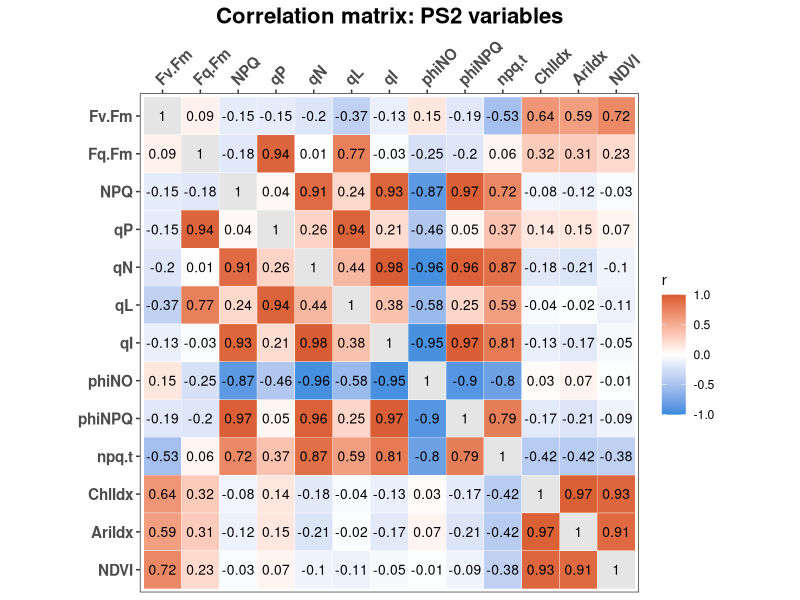
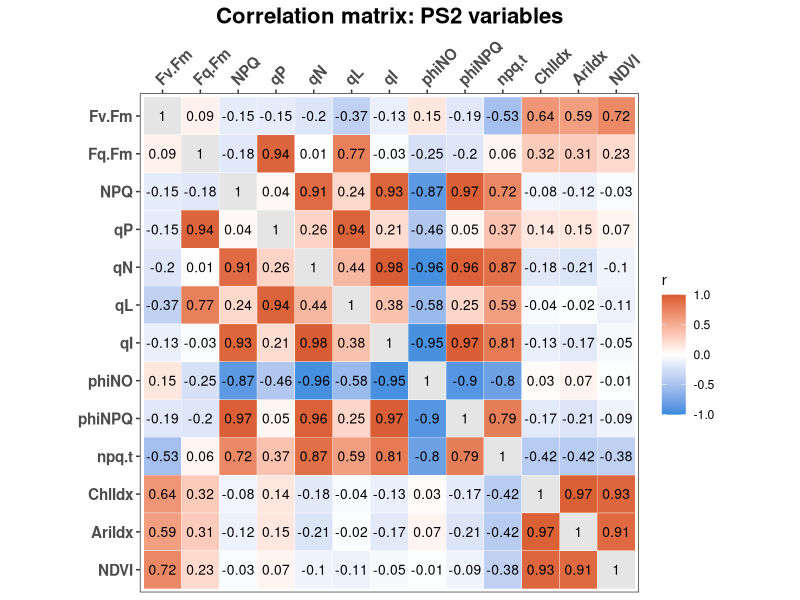

Write the R code that produced these figures, in order. (Note: this script raises an error after producing the figures.)
##################################################################################
## Predict which variables explain 2010 vs 2014
## For both sites
## Author Daniel Anstett
## 
## 
## Written July 2026
###################################################################################
#Import libraries
library(tidyverse)
library(randomForest)

#Import Data
PS2_all <- read_csv("data/PS2_all.csv")
PS2_all <- PS2_all %>% mutate(Treatment = factor(Treatment, levels = c("20%", "40%", "60%", "80%", "100%")),
    Timepoint = factor(Timepoint, levels = c("Early", "Late")))

###############################################################################
## Correlation matrix for PS2 variables
###############################################################################

corr_vars <- c("Fv.Fm", "Fq.Fm", "NPQ", "qP", "qN", "qL", "qI",
               "phiNO", "phiNPQ", "npq.t", "ChlIdx", "AriIdx", "NDVI")

r_corr <- PS2_all %>%
  dplyr::select(all_of(corr_vars)) %>%
  cor(use = "pairwise.complete.obs")

print(r_corr)


###############################################################################
## Correlation heatmap
###############################################################################
library(reshape2)

#Reshape r_corr (matrix) into long format for ggplot
r_corr_long <- melt(r_corr, varnames = c("Var1", "Var2"), value.name = "Correlation")

#Mask diagonal (self-correlations = 1) so they don't get colored
r_corr_long <- r_corr_long %>%
  mutate(Correlation_plot = ifelse(Var1 == Var2, NA, Correlation))

#Set factor levels: X axis left-to-right in corr_vars order, Y axis top-to-bottom in corr_vars order
r_corr_long <- r_corr_long %>%
  mutate(Var1 = factor(Var1, levels = corr_vars),
         Var2 = factor(Var2, levels = rev(corr_vars)))

p_heatmap <- ggplot(r_corr_long, aes(x = Var1, y = Var2, fill = Correlation_plot)) +
  geom_tile(color = "white") +
  geom_text(aes(label = round(Correlation, 2)), size = 3.5) +
  scale_fill_gradient2(low = "#378ADD", mid = "white", high = "#D85A30",
                       midpoint = 0, limit = c(-1, 1), name = "r",
                       na.value = "grey90") +
  scale_x_discrete(position = "top") +
  labs(x = NULL, y = NULL, title = "Correlation matrix: PS2 variables") +
  theme_bw() +
  theme(
    axis.text.x = element_text(angle = 45, hjust = 0, vjust = 0, size = 11, face = "bold"),
    axis.text.y = element_text(size = 11, face = "bold"),
    plot.title = element_text(size = 16, face = "bold", hjust = 0.5),
    panel.grid = element_blank()
  ) +
  coord_fixed()

p_heatmap

ggsave("graphs/multi_join/booklets/correlation_heatmap.pdf", plot = p_heatmap, width = 9, height = 8, units = "in")


###################### Predict year based on trait data #########################

#Make sure Year is a proper binary factor (2010 vs 2014)
PS2_all <- PS2_all %>%
  mutate(Year = factor(Year, levels = c(2010, 2014)))

#Break up Sites
PS2_cali <- PS2_all %>% filter(Site == "SCalifornia")
PS2_oregon <- PS2_all %>% filter(Site == "Oregon")

glm_cali <- glm(Year ~ Fv.Fm + Fq.Fm + NPQ + npq.t + ChlIdx,family=binomial,data=PS2_cali)
summary(glm_cali)

glm_oregon <- glm(Year ~ Fv.Fm + Fq.Fm + NPQ + npq.t + ChlIdx,family=binomial,data=PS2_oregon)
summary(glm_oregon)


###############################################################################
## Random forest variable importance — MeanDecreaseAccuracy, separate by Site
###############################################################################

df_cali   <- PS2_all %>% filter(Site == "SCalifornia")
df_oregon <- PS2_all %>% filter(Site == "Oregon")  # confirm exact label first
set.seed(123)

rf_cali <- randomForest(
  Year ~ Fv.Fm + Fq.Fm + NPQ + npq.t + ChlIdx,
  data = df_cali,
  importance = TRUE
)

rf_oregon <- randomForest(
  Year ~ Fv.Fm + Fq.Fm + NPQ + npq.t + ChlIdx,
  data = df_oregon,
  importance = TRUE
)


#Extract importance values into tidy data frames
imp_cali <- as.data.frame(importance(rf_cali)) %>%
  mutate(Variable = rownames(.), Site = "California")

imp_oregon <- as.data.frame(importance(rf_oregon)) %>%
  mutate(Variable = rownames(.), Site = "Oregon")

#--- California plot ---
p_importance_cali <- imp_cali %>%
  ggplot(aes(x = reorder(Variable, MeanDecreaseAccuracy), y = MeanDecreaseAccuracy)) +
  geom_col(fill = "#378ADD") +
  coord_flip() +
  labs(x = NULL, y = "Mean decrease in accuracy",
       title = "Random forest variable importance: California") +
  theme_bw() +
  theme(
    axis.text.x = element_text(size = 12, face = "bold"),
    axis.text.y = element_text(size = 12, face = "bold"),
    axis.title.x = element_text(size = 14, face = "bold"),
    plot.title = element_text(size = 16, face = "bold", hjust = 0.5)
  )

p_importance_cali

ggsave("graphs/multi_join/booklets/rf_importance_california.pdf", plot = p_importance_cali, width = 7, height = 5, units = "in")

#--- Oregon plot ---
p_importance_oregon <- imp_oregon %>%
  ggplot(aes(x = reorder(Variable, MeanDecreaseAccuracy), y = MeanDecreaseAccuracy)) +
  geom_col(fill = "#378ADD") +
  coord_flip() +
  labs(x = NULL, y = "Mean decrease in accuracy",
       title = "Random forest variable importance: Oregon") +
  theme_bw() +
  theme(
    axis.text.x = element_text(size = 12, face = "bold"),
    axis.text.y = element_text(size = 12, face = "bold"),
    axis.title.x = element_text(size = 14, face = "bold"),
    plot.title = element_text(size = 16, face = "bold", hjust = 0.5)
  )

p_importance_oregon

ggsave("graphs/multi_join/booklets/rf_importance_oregon.pdf", plot = p_importance_oregon, width = 7, height = 5, units = "in")



###############################################################################
## XY Graphs
###############################################################################
#Specific xy plots, cholrophy, anthosyenin, on FV.Fm
lm1 <-lm(Fv.Fm~ChlIdx,data=PS2_all)
summary(lm1) #P<0.001

lm1 <-lm(Fv.Fm~AriIdx,data=PS2_all)
summary(lm1) # 0.00692

### Graphs 

#--- Fv.Fm ~ ChlIdx ---
p_chl <- PS2_all %>%
  ggplot(aes(x = ChlIdx, y = Fv.Fm)) +
  geom_point() +
  geom_smooth(method = "lm", color = "black") +
  labs(x = "Chlorophyll Index", y = "Fv/Fm") +
  theme_classic() + theme(
    axis.text.x = element_text(size = 20, face = "bold", hjust = 0.4),
    axis.text.y = element_text(size = 20, face = "bold"),
    axis.title.x = element_text(color = "black", size = 24, vjust = 0.5, face = "bold"),
    axis.title.y = element_text(color = "black", size = 24, vjust = 1.7, face = "bold", hjust = 0.5),
    legend.title = element_blank(),
    legend.text = element_text(size = 16, face = "bold"),
    legend.key.size = unit(2, "lines"),
    legend.key.height = unit(1.6, "lines"),
    strip.text = element_blank(),
    strip.background = element_blank()
  )

p_chl

ggsave("graphs/multi_join/xy/fvfm_chlidx.pdf", plot = p_chl, width = 8, height = 6, units = "in")

#--- Fv.Fm ~ AriIdx ---
p_ari <- PS2_all %>%
  ggplot(aes(x = AriIdx, y = Fv.Fm)) +
  geom_point() +
  geom_smooth(method = "lm", color = "black") +
  labs(x = "Anthocyanin Index", y = "Fv/Fm") +
  theme_classic() + theme(
    axis.text.x = element_text(size = 20, face = "bold", hjust = 0.4),
    axis.text.y = element_text(size = 20, face = "bold"),
    axis.title.x = element_text(color = "black", size = 24, vjust = 0.5, face = "bold"),
    axis.title.y = element_text(color = "black", size = 24, vjust = 1.7, face = "bold", hjust = 0.5),
    legend.title = element_blank(),
    legend.text = element_text(size = 16, face = "bold"),
    legend.key.size = unit(2, "lines"),
    legend.key.height = unit(1.6, "lines"),
    strip.text = element_blank(),
    strip.background = element_blank()
  )

p_ari

ggsave("graphs/multi_join/xy/fvfm_ariidx.pdf", plot = p_ari, width = 8, height = 6, units = "in")

###############################################################################
## XY Graphs faceted by Site x Year
###############################################################################
#Specific xy plots, chlorophyll, anthocyanin, on Fv.Fm
lm1 <- lm(Fv.Fm ~ ChlIdx+Site*Year, data = PS2_all)
Anova(lm1,type=3) #P<0.001
lm2 <- lm(Fv.Fm ~ AriIdx+Site*Year, data = PS2_all)
Anova(lm2,type=3) # 0.00692

#--- Fv.Fm ~ ChlIdx, faceted by Site x Year ---
p_chl <- PS2_all %>%
  ggplot(aes(x = ChlIdx, y = Fv.Fm, fill = factor(Year))) +
  geom_point(shape = 21, color = "black", size = 2) +
  geom_smooth(method = "lm", color = "black") +
  scale_fill_manual(values = c("2010" = "skyblue3", "2014" = "#FF7700"),
                    name = "Year") +
  facet_grid(Year ~ Site) +
  labs(x = "Chlorophyll Index", y = "Fv/Fm") +
  theme_classic() + theme(
    axis.text.x = element_text(size = 20, face = "bold", hjust = 0.4),
    axis.text.y = element_text(size = 20, face = "bold"),
    axis.title.x = element_text(color = "black", size = 24, vjust = 0.5, face = "bold"),
    axis.title.y = element_text(color = "black", size = 24, vjust = 1.7, face = "bold", hjust = 0.5),
    legend.title = element_blank(),
    legend.text = element_text(size = 16, face = "bold"),
    legend.key.size = unit(2, "lines"),
    legend.key.height = unit(1.6, "lines"),
    strip.text = element_text(size = 14, face = "bold"),
    strip.background = element_blank()
  )
p_chl
ggsave("graphs/multi_join/xy/fvfm_chlidx_siteyear.pdf", plot = p_chl, width = 10, height = 8, units = "in")

#--- Fv.Fm ~ AriIdx, faceted by Site x Year ---
p_ari <- PS2_all %>%
  ggplot(aes(x = AriIdx, y = Fv.Fm, fill = factor(Year))) +
  geom_point(shape = 21, color = "black", size = 2) +
  geom_smooth(method = "lm", color = "black") +
  scale_fill_manual(values = c("2010" = "skyblue3", "2014" = "#FF7700"),
                    name = "Year") +
  facet_grid(Year ~ Site) +
  labs(x = "Anthocyanin Index", y = "Fv/Fm") +
  theme_classic() + theme(
    axis.text.x = element_text(size = 20, face = "bold", hjust = 0.4),
    axis.text.y = element_text(size = 20, face = "bold"),
    axis.title.x = element_text(color = "black", size = 24, vjust = 0.5, face = "bold"),
    axis.title.y = element_text(color = "black", size = 24, vjust = 1.7, face = "bold", hjust = 0.5),
    legend.title = element_blank(),
    legend.text = element_text(size = 16, face = "bold"),
    legend.key.size = unit(2, "lines"),
    legend.key.height = unit(1.6, "lines"),
    strip.text = element_text(size = 14, face = "bold"),
    strip.background = element_blank()
  )
p_ari
ggsave("graphs/multi_join/xy/fvfm_ariidx_siteyear.pdf", plot = p_ari, width = 10, height = 8, units = "in")


###############################################################################################################
###############################################################################################################

###############################################################################
## XY Graphs lagged for early and late
###############################################################################

###############################################################################
## STEP 1 — Split by Timepoint
###############################################################################
PS2_early <- PS2_all %>% filter(Timepoint == "Early")
PS2_late  <- PS2_all %>% filter(Timepoint == "Late")

###############################################################################
## STEP 2 — Define the lagging function
###############################################################################
add_lags <- function(df) {
  df %>%
    arrange(Population, Treatment, Year, TOE) %>%
    group_by(Population, Treatment, Year) %>%
    mutate(
      ChlIdx_lag1 = lag(ChlIdx, n = 1, order_by = TOE),
      AriIdx_lag1 = lag(AriIdx, n = 1, order_by = TOE)
    ) %>%
    ungroup()
}

###############################################################################
## STEP 3 — Apply lagging to each phase
###############################################################################
#PS2_early_lagged <- add_lags(PS2_early)
#Too much noise in early. Remove first few time points:
PS2_early <- PS2_all %>%
  filter(Timepoint == "Early") %>%
  group_by(Population, Treatment, Year) %>%
  filter(TOE > sort(unique(TOE))[6]) %>%
  ungroup()
PS2_late_lagged  <- add_lags(PS2_late)

###############################################################################
## STEP 4 — Regressions
###############################################################################
lm_chl_early <- lm(Fv.Fm ~ ChlIdx_lag1, data = PS2_early_lagged)
summary(lm_chl_early)

lm_ari_early <- lm(Fv.Fm ~ AriIdx_lag1, data = PS2_early_lagged)
summary(lm_ari_early)

lm_chl_late <- lm(Fv.Fm ~ ChlIdx_lag1, data = PS2_late_lagged)
summary(lm_chl_late)

lm_ari_late <- lm(Fv.Fm ~ AriIdx_lag1, data = PS2_late_lagged)
summary(lm_ari_late)

###############################################################################
## STEP 5 — Plots (colored by TOE, ascending)
###############################################################################

my_theme <- theme_classic() + theme(
  axis.text.x = element_text(size = 20, face = "bold", hjust = 0.4),
  axis.text.y = element_text(size = 20, face = "bold"),
  axis.title.x = element_text(color = "black", size = 24, vjust = 0.5, face = "bold"),
  axis.title.y = element_text(color = "black", size = 24, vjust = 1.7, face = "bold", hjust = 0.5),
  legend.title = element_text(size = 18, face = "bold"),
  legend.text = element_text(size = 14, face = "bold"),
  legend.key.size = unit(1.5, "lines"),
  strip.text = element_blank(),
  strip.background = element_blank()
)

#--- Early: Fv.Fm ~ ChlIdx_lag1 ---
p_chl_early <- PS2_early_lagged %>%
  filter(!is.na(ChlIdx_lag1)) %>%
  arrange(TOE) %>%
  ggplot(aes(x = ChlIdx_lag1, y = Fv.Fm, color = TOE)) +
  geom_point() +
  geom_smooth(method = "lm", color = "black") +
  scale_color_viridis_c() +
  labs(x = "Chlorophyll Index lag1", y = "Fv/Fm", color = "TOE") +
  my_theme
p_chl_early
ggsave("graphs/multi_join/xy/fvfm_chlidx_lag1_early.pdf", plot = p_chl_early, width = 8, height = 6, units = "in")

#--- Early: Fv.Fm ~ AriIdx_lag1 ---
p_ari_early <- PS2_early_lagged %>%
  filter(!is.na(AriIdx_lag1)) %>%
  arrange(TOE) %>%
  ggplot(aes(x = AriIdx_lag1, y = Fv.Fm, color = TOE)) +
  geom_point() +
  geom_smooth(method = "lm", color = "black") +
  scale_color_viridis_c() +
  labs(x = "Anthocyanin Index lag1", y = "Fv/Fm", color = "TOE") +
  my_theme
p_ari_early
ggsave("graphs/multi_join/xy/fvfm_ariidx_lag1_early.pdf", plot = p_ari_early, width = 8, height = 6, units = "in")

#--- Late: Fv.Fm ~ ChlIdx_lag1 ---
p_chl_late <- PS2_late_lagged %>%
  filter(!is.na(ChlIdx_lag1)) %>%
  arrange(TOE) %>%
  ggplot(aes(x = ChlIdx_lag1, y = Fv.Fm, color = TOE)) +
  geom_point() +
  geom_smooth(method = "lm", color = "black") +
  scale_color_viridis_c() +
  labs(x = "Chlorophyll Index lag1", y = "Fv/Fm", color = "TOE") +
  my_theme
p_chl_late
ggsave("graphs/multi_join/xy/fvfm_chlidx_lag1_late.pdf", plot = p_chl_late, width = 8, height = 6, units = "in")

#--- Late: Fv.Fm ~ AriIdx_lag1 ---
p_ari_late <- PS2_late_lagged %>%
  filter(!is.na(AriIdx_lag1)) %>%
  arrange(TOE) %>%
  ggplot(aes(x = AriIdx_lag1, y = Fv.Fm, color = TOE)) +
  geom_point() +
  geom_smooth(method = "lm", color = "black") +
  scale_color_viridis_c() +
  labs(x = "Anthocyanin Index lag1", y = "Fv/Fm", color = "TOE") +
  my_theme
p_ari_late
ggsave("graphs/multi_join/xy/fvfm_ariidx_lag1_late.pdf", plot = p_ari_late, width = 8, height = 6, units = "in")


###############################################################################
## STEP 6 — XY Graphs faceted by Site x Year (lagged, Early vs Late)
###############################################################################
library(car)  # for Anova(type=3)

#--- Early: Fv.Fm ~ ChlIdx_lag1 + Site*Year ---
lm_chl_early_sy <- lm(Fv.Fm ~ ChlIdx_lag1 + Site*Year, data = PS2_early_lagged)
Anova(lm_chl_early_sy, type = 3)

lm_ari_early_sy <- lm(Fv.Fm ~ AriIdx_lag1 + Site*Year, data = PS2_early_lagged)
Anova(lm_ari_early_sy, type = 3)

#--- Late: Fv.Fm ~ ChlIdx_lag1 + Site*Year ---
lm_chl_late_sy <- lm(Fv.Fm ~ ChlIdx_lag1 + Site*Year, data = PS2_late_lagged)
Anova(lm_chl_late_sy, type = 3)

lm_ari_late_sy <- lm(Fv.Fm ~ AriIdx_lag1 + Site*Year, data = PS2_late_lagged)
Anova(lm_ari_late_sy, type = 3)

# Shared faceted theme
site_year_theme <- theme_classic() + theme(
  axis.text.x = element_text(size = 20, face = "bold", hjust = 0.4),
  axis.text.y = element_text(size = 20, face = "bold"),
  axis.title.x = element_text(color = "black", size = 24, vjust = 0.5, face = "bold"),
  axis.title.y = element_text(color = "black", size = 24, vjust = 1.7, face = "bold", hjust = 0.5),
  legend.title = element_blank(),
  legend.text = element_text(size = 16, face = "bold"),
  legend.key.size = unit(2, "lines"),
  legend.key.height = unit(1.6, "lines"),
  strip.text = element_text(size = 14, face = "bold"),
  strip.background = element_blank()
)

#--- Early: Fv.Fm ~ ChlIdx_lag1, faceted by Site x Year ---
p_chl_early_sy <- PS2_early_lagged %>%
  filter(!is.na(ChlIdx_lag1)) %>%
  ggplot(aes(x = ChlIdx_lag1, y = Fv.Fm, fill = factor(Year))) +
  geom_point(shape = 21, color = "black", size = 2) +
  geom_smooth(method = "lm", color = "black") +
  scale_fill_manual(values = c("2010" = "skyblue3", "2014" = "#FF7700"), name = "Year") +
  facet_grid(Year ~ Site) +
  labs(x = "Chlorophyll Index (prior timepoint)", y = "Fv/Fm") +
  site_year_theme
p_chl_early_sy
ggsave("graphs/multi_join/xy/fvfm_chlidx_lag1_siteyear_early.pdf", plot = p_chl_early_sy, width = 10, height = 8, units = "in")

#--- Early: Fv.Fm ~ AriIdx_lag1, faceted by Site x Year ---
p_ari_early_sy <- PS2_early_lagged %>%
  filter(!is.na(AriIdx_lag1)) %>%
  ggplot(aes(x = AriIdx_lag1, y = Fv.Fm, fill = factor(Year))) +
  geom_point(shape = 21, color = "black", size = 2) +
  geom_smooth(method = "lm", color = "black") +
  scale_fill_manual(values = c("2010" = "skyblue3", "2014" = "#FF7700"), name = "Year") +
  facet_grid(Year ~ Site) +
  labs(x = "Anthocyanin Index (prior timepoint)", y = "Fv/Fm") +
  site_year_theme
p_ari_early_sy
ggsave("graphs/multi_join/xy/fvfm_ariidx_lag1_siteyear_early.pdf", plot = p_ari_early_sy, width = 10, height = 8, units = "in")

#--- Late: Fv.Fm ~ ChlIdx_lag1, faceted by Site x Year ---
p_chl_late_sy <- PS2_late_lagged %>%
  filter(!is.na(ChlIdx_lag1)) %>%
  ggplot(aes(x = ChlIdx_lag1, y = Fv.Fm, fill = factor(Year))) +
  geom_point(shape = 21, color = "black", size = 2) +
  geom_smooth(method = "lm", color = "black") +
  scale_fill_manual(values = c("2010" = "skyblue3", "2014" = "#FF7700"), name = "Year") +
  facet_grid(Year ~ Site) +
  labs(x = "Chlorophyll Index (prior timepoint)", y = "Fv/Fm") +
  site_year_theme
p_chl_late_sy
ggsave("graphs/multi_join/xy/fvfm_chlidx_lag1_siteyear_late.pdf", plot = p_chl_late_sy, width = 10, height = 8, units = "in")

#--- Late: Fv.Fm ~ AriIdx_lag1, faceted by Site x Year ---
p_ari_late_sy <- PS2_late_lagged %>%
  filter(!is.na(AriIdx_lag1)) %>%
  ggplot(aes(x = AriIdx_lag1, y = Fv.Fm, fill = factor(Year))) +
  geom_point(shape = 21, color = "black", size = 2) +
  geom_smooth(method = "lm", color = "black") +
  scale_fill_manual(values = c("2010" = "skyblue3", "2014" = "#FF7700"), name = "Year") +
  facet_grid(Year ~ Site) +
  labs(x = "Anthocyanin Index (prior timepoint)", y = "Fv/Fm") +
  site_year_theme
p_ari_late_sy
ggsave("graphs/multi_join/xy/fvfm_ariidx_lag1_siteyear_late.pdf", plot = p_ari_late_sy, width = 10, height = 8, units = "in")
